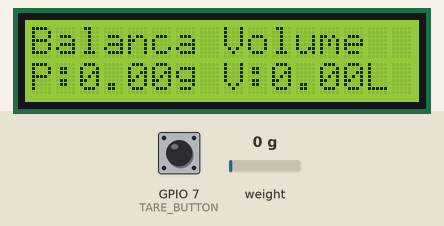
Bench run of a sketch on a simulated ESP32-S3. Parts: 16×2 character LCD. Inputs (shaded band) come from the test bench; at power-on: GPIO 7 (TARE_BUTTON) HIGH, weight on the scale 0 g. WiFi joins after 1.5 s; servers stay silent unless stated; what the sketch prints to the serial monitor is not drawn.

Above: at 4.1 s.
4.2 s: GPIO 7 (TARE_BUTTON) pulled LOW for 3 s
At 8.1 s:
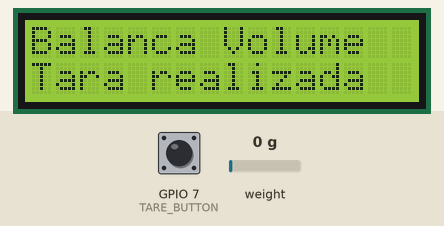
10.1 s: weight on the scale set to 100 g
At 13.0 s:
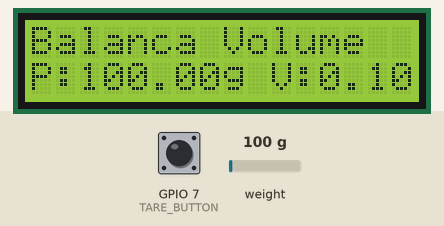
13.6 s: GPIO 7 (TARE_BUTTON) pulled LOW for 3 s
At 20.8 s:
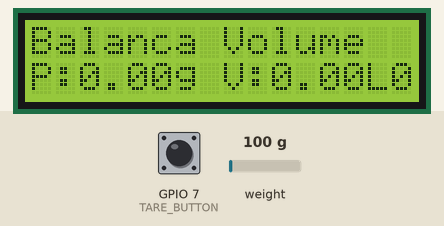
21.1 s: weight on the scale set to 1250 g
At 23.2 s:
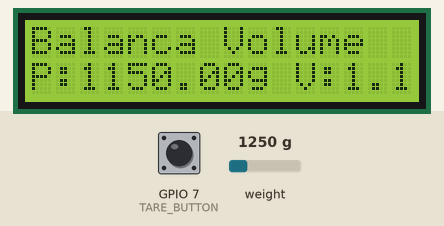
24.6 s: weight on the scale set to 2500 g
At 26.5 s:
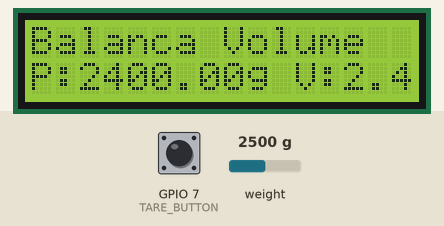
Timing chart, 0 to 28.0 s (numbered marks = the images above; inputs shaded):
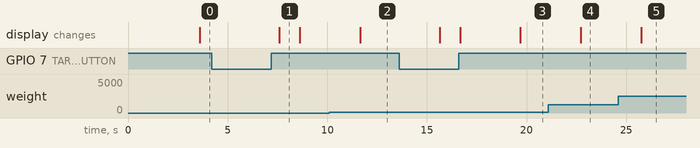

The sketch:

T3_1_Sistema_Completo_Medicao_Volume.ino
```cpp
// T3_1_Sistema_Completo_Medicao_Volume.ino
// Função: Balança de Volume
// Artifact ID: 819109a0-5a5a-47cc-a892-8ec6128f4791
// Versão: v1.0.1
// Data: 2025-04-20
// Iteração: 34
// Requisitos: RD5.1 (Sistema Completo)
// Descrição: Integra HX711, LCD, botão de tara e WiFi para medição de peso/volume, exibindo no LCD e enviando via WiFi.
// Diretório: docs/V1.01/codes/Balanca_de_Volume/T3_1

#include <HX711.h>
#include <LiquidCrystal.h>
#include <WiFi.h>

#define HX711_DOUT 3 // Pino de dados do HX711
#define HX711_SCK 2  // Pino de clock do HX711
#define TARE_BUTTON 7 // Pino do botão de tara
const char* ssid = "SUA_REDE_WIFI";
const char* password = "SUA_SENHA_WIFI";

HX711 scale;
LiquidCrystal lcd(12, 11, 5, 4, 3, 2); // Pinos do LCD
bool lastButtonState = HIGH;

void setup() {
  Serial.begin(9600);
  while (!Serial) {
    ;
  }
  Serial.println("Teste T3.1 - Sistema Completo Medição Volume Iniciado");

  pinMode(TARE_BUTTON, INPUT_PULLUP);
  lcd.begin(16, 2);
  lcd.print("Balanca Volume");

  scale.begin(HX711_DOUT, HX711_SCK);
  scale.tare();
  scale.set_scale(100.0); // Ajustar após calibração real

  Serial.print("Conectando à rede: ");
  Serial.println(ssid);
  WiFi.begin(ssid, password);
  while (WiFi.status() != WL_CONNECTED) {
    delay(500);
    Serial.print(".");
  }
  Serial.println("");
  Serial.println("WiFi conectado. IP: " + WiFi.localIP().toString());
}

void loop() {
  float weight = scale.get_units(10);
  float volume = weight / 1000.0; // 1 g = 1 ml, 1000 ml = 1 L

  bool buttonState = digitalRead(TARE_BUTTON);
  if (buttonState == LOW && lastButtonState == HIGH) {
    scale.tare();
    Serial.println("Tara realizada.");
    lcd.setCursor(0, 1);
    lcd.print("Tara realizada  ");
    delay(1000);
  }
  lastButtonState = buttonState;

  lcd.setCursor(0, 1);
  lcd.print("P:");
  lcd.print(weight);
  lcd.print("g V:");
  lcd.print(volume);
  lcd.print("L");

  Serial.print("Peso: ");
  Serial.print(weight);
  Serial.print(" g | Volume: ");
  Serial.print(volume);
  Serial.println(" L");
  Serial.println("Dados enviados (simulado): Peso=" + String(weight) + "g, Volume=" + String(volume) + "L");

  delay(2000);
}
```

Measured:
- after the input at 4.2 s, the display: changes after 3.4 s (image 1)
- after the input at 10.1 s, the display: changes after 1.5 s (image 2)
- after the input at 13.6 s, the display: first changes after 2.0 s (image 3 shows a later state)
- after the input at 21.1 s, the display: changes after 1.6 s (image 4)
- after the input at 24.6 s, the display: changes after 1.2 s (image 5)
- what the display in image 1 shows lasts 1.0 s, from 7.6 s to 8.6 s
